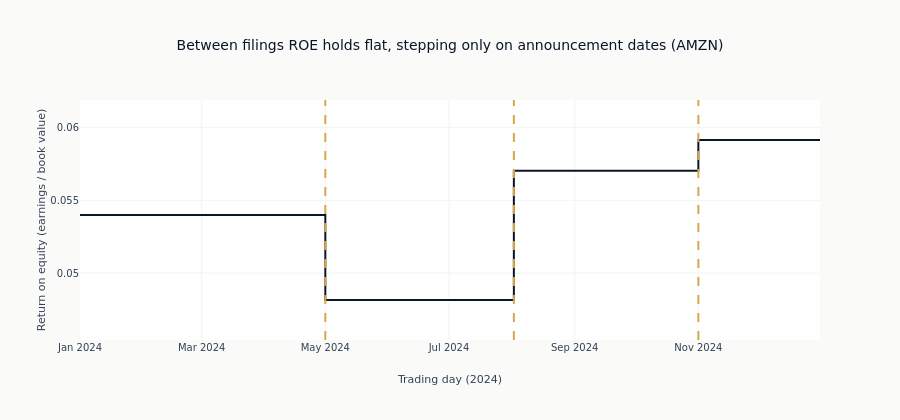

Notebook source saved alongside this figure:
### Markdown cell above
The ASOF join makes point-in-time discipline visible: the daily ROE is a step
function that changes **only** on an announcement date and holds the last
reported value until the next filing. Plotting one symbol shows the staircase;
the amber dashed lines mark the quarterly announcement dates that create each
step.

### Code cell
# unique() order is not stable, and a few symbols have all-null ROE on this
# scaffolding slice (e.g. missing XBRL earnings), so select deterministically:
# the symbol whose daily ROE has the fewest gaps gives an unbroken staircase.
viz_symbol = (
    aligned.group_by("symbol")
    .agg(pl.col("roe").is_not_null().sum().alias("n_obs"))
    .sort(["n_obs", "symbol"], descending=[True, False])["symbol"][0]
)
viz_aligned = aligned.filter(pl.col("symbol") == viz_symbol).sort("timestamp")
ann_dates = (
    quality_df.filter(pl.col("symbol") == viz_symbol)
    .select("announcement_date")
    .drop_nulls()
    .unique()
    .sort("announcement_date")["announcement_date"]
    .to_list()
)

fig = go.Figure()
fig.add_trace(
    go.Scatter(
        x=viz_aligned["timestamp"].to_list(),
        y=viz_aligned["roe"].to_list(),
        mode="lines",
        line=dict(color=COLORS["blue"], shape="hv"),  # step-after: value held forward
        name="Daily ROE (ASOF backward-fill)",
    )
)
for ad in ann_dates:
    if date(2024, 1, 1) <= ad <= date(2024, 12, 31):
        fig.add_vline(x=ad, line_dash="dash", line_color=COLORS["amber"])

# Fix the y-range to the plotted values (with padding) so the modest quarterly
# steps fill the axis instead of being crushed by autoscale.
lo, hi = viz_aligned["roe"].min(), viz_aligned["roe"].max()
pad = (hi - lo) * 0.25
fig.update_layout(
    height=420,
    title=f"Between filings ROE holds flat, stepping only on announcement dates ({viz_symbol})",
    showlegend=False,
)
fig.update_xaxes(title_text="Trading day (2024)")
fig.update_yaxes(
    title_text="Return on equity (earnings / book value)",
    range=[lo - pad, hi + pad],
)
fig.show()

### Figure 1 — Plotly figure (JSON) as saved in the notebook; plotly's stock layout.template omitted (floating-point values rounded to 4 significant figures; data arrays with more than 128 entries replaced by an {"elided": "..."} marker saying what was removed)
{"data": [{"line": {"color": "#0a1628", "shape": "hv"}, "mode": "lines", "name": "Daily ROE (ASOF backward-fill)", "type": "scatter", "x": {"elided": "262 str values"}, "y": {"elided": "262 float values"}}], "layout": {"height": 420, "shapes": [{"line": {"color": "#D4A84B", "dash": "dash"}, "type": "line", "x0": "2024-05-01", "x1": "2024-05-01", "xref": "x", "y0": 0, "y1": 1, "yref": "y domain"}, {"line": {"color": "#D4A84B", "dash": "dash"}, "type": "line", "x0": "2024-08-02", "x1": "2024-08-02", "xref": "x", "y0": 0, "y1": 1, "yref": "y domain"}, {"line": {"color": "#D4A84B", "dash": "dash"}, "type": "line", "x0": "2024-11-01", "x1": "2024-11-01", "xref": "x", "y0": 0, "y1": 1, "yref": "y domain"}], "showlegend": false, "title": {"text": "Between filings ROE holds flat, stepping only on announcement dates (AMZN)"}, "xaxis": {"title": {"text": "Trading day (2024)"}}, "yaxis": {"range": [0.04539, 0.0619], "title": {"text": "Return on equity (earnings / book value)"}}}}
